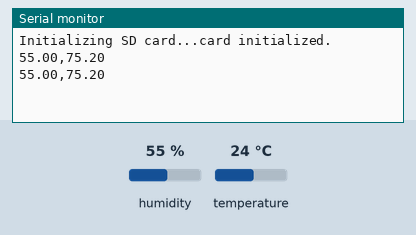
This sketch was run on a simulated Arduino Uno, built with avr-gcc and run on an emulated ATmega328P. On the bench: the last lines printed to the serial monitor. Inputs (shaded band) come from the test bench; at power-on: humidity 55 %, temperature 24 °C. Storage starts empty.

Above: at 4.8 s.
4.9 s: humidity set to 22 %
At 6.4 s:
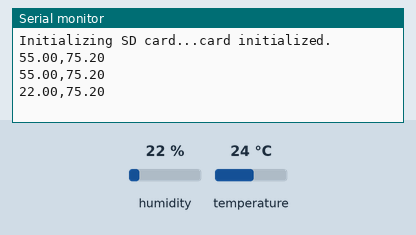
7.9 s: temperature set to 12 °C
At 8.6 s:
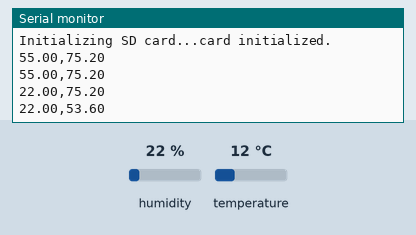
10.9 s: humidity set to 40 %
At 12.8 s:
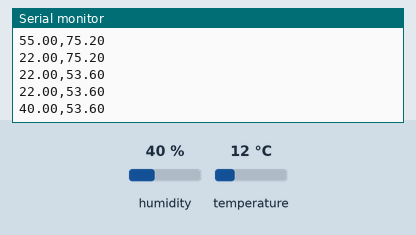
Timing chart, 0 to 14.3 s (numbered marks = the images above; inputs shaded):
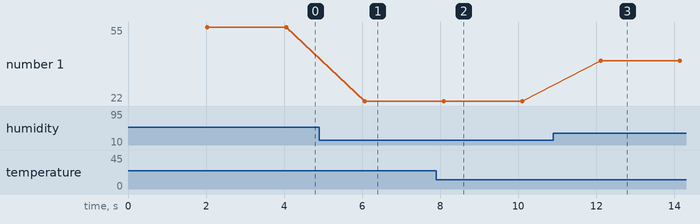

Measured:
- after the input at 4.9 s, the serial monitor: prints a new line after 1.2 s (image 1)
- after the input at 7.9 s, the serial monitor: prints a new line after 0.19 s (image 2)
- after the input at 10.9 s, the serial monitor: prints a new line after 1.2 s (image 3)
- plotted number 1: 55 → 22 after the input at 4.9 s, 22 → 40 after the input at 10.9 s

The sketch:

arduino_datalogging.ino
```cpp
/*
 * Arduino Datalogging
 *
 * learnelectronics
 * 19 April 2017
 *
 * www.youtube.com/c/learnelectronics
 * arduino0169@gmail.com
 */


#include "DHT.h"                        //Library for DHT sensor
#include <SPI.h>                        //Serial library for SD card shield
#include <SD.h>                         //SD card library

#define DHTPIN 8                        //DHT sensor on pin Digital 8
#define DHTTYPE DHT22                   //DHT type (11,21,22)
DHT dht(DHTPIN, DHTTYPE);               //create instance of DHT called dht

const int chipSelect = 4;               //chip select on digital 4 for SD card shield

void setup() {

  Serial.begin(9600);                   //begin serial comms
  while (!Serial) {
    ;                                   // wait for serial port to connect. Needed for native USB port only
  }


  Serial.print("Initializing SD card...");

                                        // see if the card is present and can be initialized:
  if (!SD.begin(chipSelect)) {
    Serial.println("Card failed, or not present");
    // don't do anything more:
    return;
  }
  Serial.println("card initialized.");

    dht.begin();                        //begin the DHT sensor
}

void loop() {
    delay(2000);                        //wait a minimum of 2 seconds between reads
    float h = dht.readHumidity();       //read humidity from DHT
    float f = dht.readTemperature(true);//read temp in F from DHT

                                        // make a string for assembling the data to log:
  String dataString = "";

  dataString += String(h);
  dataString += ",";
  dataString += String(f);


                                        // open the file. note that only one file can be open at a time,
                                        // so you have to close this one before opening another.
  File dataFile = SD.open("datalog.txt", FILE_WRITE);

                                        // if the file is available, write to it:
  if (dataFile) {
    dataFile.println(dataString);
    dataFile.close();
                                        // print to the serial port too:
    Serial.println(dataString);
  }
                                        // if the file isn't open, pop up an error:
  else {
    Serial.println("error opening datalog.txt");
  }
}
```
